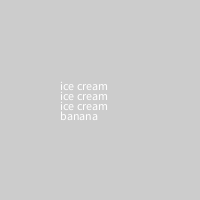
Frame 1 (no input)
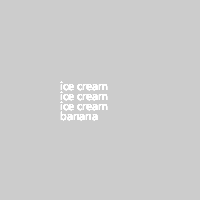
Frame 60 (the mouse pressed at the canvas centre just before this capture)
Frame 120 (the mouse held since frame 60 and released just before this capture): identical to frame 60, image omitted

The Processing sketch that drew these frames (run headless with seeded random() and noise(); from frame 60 on, the mouse is pressed at the canvas centre):

// Processing sketch: banana_split
// ── banana_split.pde
void setup() {
  size (200,200);
}

void draw() {
for(int i=0; i<3; i++){
  text("ice cream", 60, 90 + (10*i));
  
  
}
text("banana", 60, 120);
}
